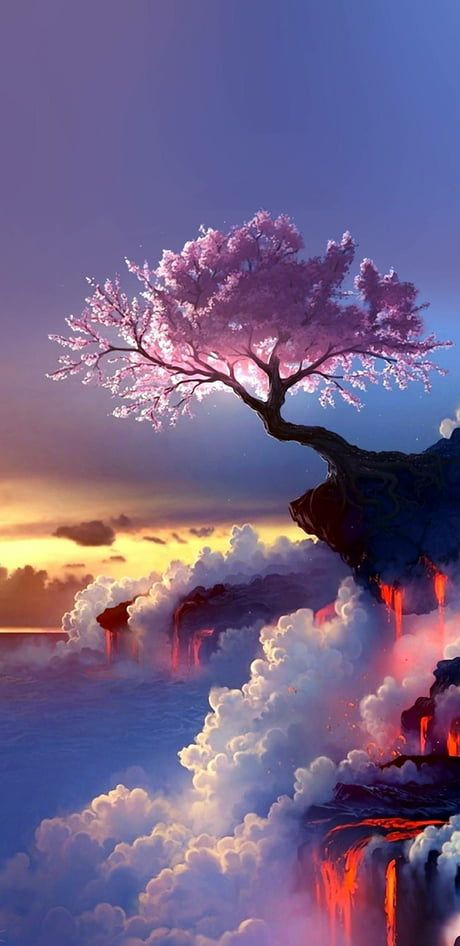
#> input picture autres_fresques/fresque1_cerisier/fresque.png, 460 x 946 px
$ python __test_autres_fresques.py
#> lines starting #> are read from the running program, lines starting #| are printed output that depends on the picture
### __create_fragments.py
import sys
import os
from math import asin, acos
import numpy as np
import array as arr
import random
from PIL import Image, ImageDraw
from matplotlib import pyplot as plt
import matplotlib.image as mpimg
from sklearn import linear_model, multioutput
from __ransac_functions import dimensions, pixel_set, progress_bar


def create_fragments(folder):
    print("Creating fragments from ", folder)
    fresque = open_file(folder + "fresque.png")
#> in open_file, img_fresque is the input picture: shape (946, 460, 4); mean R, G, B, A 113.7, 96.7, 134.3, 255
    fresque = fragment_file(fresque, 100)
    save_file(fresque, folder + "fresque_fragmentee.png")
    fresque = save_fragments(fresque, folder)
    save_file(fresque, folder + "fresque_videe.png")
    return


def save_fragments(F, folder):
    h,w = dimensions(F)
    done = False
    while(not(done)):
        x = 1
        y = 1
        while ( ((x < w) and (y < h)) and (not(F[y,x].any())) ):
            x = x + 1
            if (x >= w-1):
                x = 0
                y = y + 1
        start = [x,y]
        if (y == h):
            done = True
        else:
            save_single_fragment(F, start[0], start[1])
            done = True #DELETE THIS LINE LATER
    return F


def checkSinglePixel():
    return

def save_single_fragment(F, startx, starty):
    h,w = dimensions(F)
    nb_visited = 1
    idx_visited = 0
    saved = np.zeros((2))
    visit = np.zeros((2))

    visit[0] = startx
    visit[1] = starty
    saved[0] = startx
    saved[1] = starty

    done = False

    while(not(done)):
        done = True
        x = int(visit[idx_visited + 0])
        y = int(visit[idx_visited + 1])


        return

    """
    while(not(done)):
        ### Treat visit[idx]
        currentx = int(visit[idx + 0])
        currenty = int(visit[idx + 1])
        print("current pixel : ", [currentx, currenty], ", visit length : ", len(visit))
        pixel_set(F, currentx, currenty, 0,0,0)
        count = count + 1
        ### Check neighbours of visit[idx]
        for x in range(-1, 2, 1):
            for y in range(-1, 2, 1):
                newx = int(currentx+x)
                newy = int(currenty+y)

                if ((newx < w) & (newx >= 0)):
                    if ((newy < h) & (newy >= 0)):
                        isNew = True
                        for n in range(0, len(visit)-1, 2):
                            if ((int(visit[n+0] == newx)) & (int(visit[n+1] == newy))):
                                isNew = False
                        if (isNew):
                            tmp = F[newy, newx]
                            #print(tmp)
                            if ((tmp[0] != 0) or (tmp[1] != 0) or (tmp[2] != 0)):
                                #print("yes")
                                visit = np.append(visit, [newx, newy])
                                # [10 lines of commented-out code are left out]
        idx = idx + 2
        #print("done ? ", idx, "/", len(visit))
        if (len(visit) <= idx):
            done = True
    """
    print("Changed " + str(count) + " pixels")
    return


# Lines to cut in fragments
def fragment_file(F, fragment_size):
    h,w = dimensions(F)

    ##### Modify all (0,0,0) pixels to (1,1,1)
    clean_saturated_pixels(F)

    ##### Create array of intersections
    nb_x = int(w / fragment_size)+1
    nb_y = int(h / fragment_size)+1
    inter = create_intersections(nb_x, nb_y, fragment_size, w, h)

    ##### Draw lines between intersections
    for i in range(nb_x-1):
        for j in range(nb_y-1):
            progress_bar(((i*(nb_y-1))+j)/((nb_x-1)*(nb_y-1)), "Drawing lines to fragment", 0)
            ### Horizontal
            draw_line(F, inter[i,j,0], inter[i+1, j, 0], inter[i,j,1], inter[i+1, j, 1])
            ### Vertical
            draw_line(F, inter[i,j,0], inter[i, j+1, 0], inter[i,j,1], inter[i, j+1, 1])
    print("\nFragmentation finished.")
    return F

def clean_saturated_pixels(F):
    h,w = dimensions(F)
    count = 0
    for x in range(w):
        progress_bar(x/w, "Preparing image for fragmentation", 0)
        for y in range(h):
            if (not(F[y,x].any())):
                pixel_set(F, x, y, 1, 1, 1)
                count = count + 1
    print("\n(changed "+ str(count) +" pixels)")
    return

def create_intersections(nb_x, nb_y, size, w, h, var=0.5):
    inter = np.zeros((nb_x+1, nb_y+1, 2))
    for i in range(nb_x):
        for j in range(nb_y):
            x = int(min(i * size + (random.random()*var*size), w-1))
            y = int(min(j * size + (random.random()*var*size), h-1))
            if (i == 0):
                x = 0
            if (j == 0):
                y = 0
            if (i == nb_x-1):
                x = w-1
            if (j == nb_y-1):
                y = h-1
            inter[i, j] = [x, y]
    return inter

def draw_line(F, xs, xe, ys, ye):
    x = xs
    x2 = xe
    y = ys
    y2 = ye
    done = False
    while (not(done)):
        if ((x == x2) & (y == y2)):
            done = True
        if (abs(x2 - x) > abs(y2 - y)):
            if (x2 > x):
                x = x+1
            else:
                x = x-1
        else:
            if (y2 > y):
                y = y+1
            else:
                y = y-1
        pixel_set(F, int(x), int(y), 0, 0, 0)
    return

def open_file(name):
    img_fresque = np.asarray(Image.open(name))
    img_fresque2 = img_fresque[:,:,:3].copy()
    return img_fresque2

def save_file(fresque_array, name):
    img = Image.fromarray(np.uint8(fresque_array))
    img.save(name)
    return

### __ransac_functions.py
from math import asin, acos, cos, sin, pi, atan2
import numpy as np
import array as arr
from PIL import Image
from matplotlib import pyplot as plt
import matplotlib.image as mpimg
from sklearn import linear_model, metrics, multioutput
import cv2 as cv

"""
def homography(x1, x2, y1, y2):
    points1 = np.array([x1,y1]).T
    points2 = np.array([x2,y2]).T
    h, mask = cv.findHomography(points1,points2,cv.RANSAC)
    teta1 = acos(h[0,0])
    teta2 = asin(h[0,1])
    teta3 = asin(-h[1,0])
    teta4 = acos(h[1,1])
    print(teta1)
    print(teta2)
    print(teta3)
    print(teta4)
    print(h)
    return h
"""
# [303 lines left out: functions get_line_number, pair_filter, get_data_from_file, filter_matches, get_frag_name, execute_openCV_ransac and 7 more, not called in this run]


def dimensions(image):
    w = int(image[0].size / 3)
    h = int(image.size / (3 * w))
    return h,w


def progress_bar(percentage, text='', size=40):
    if(size == 0):
        print(' ' + text + ' -> [' + str(int(percentage*100)) + '%]', end='\r')
        return
    a = int(size*percentage)
    b = size - a
    print(' ' + text + ' ->  [' + a*('+') + b*('-') + ']' + 10*' ', end='\r')
    return


def pixel_set(image, x, y, r=1, g=1, b=1):
    h,w = dimensions(image)
    if ((x <= w) & (y <= h)):
        image[y,x,0] = r
        image[y,x,1] = g
        image[y,x,2] = b
        return True
    else:
        return False


"""

def filtre_sur_fresque(image, r, g, b):
    h,w = dimensions(image)
    for i in range(w):
        for j in range(h):
            ri = image[j, i, 0]
            gi = image[j, i, 1]
            bi = image[j, i, 2]
            image[j, i] = [ri+r, gi+g, bi+b]

def do_ransac_on_data(x1, x2):
    # Apply ransac algorithm
    ransac = linear_model.RANSACRegressor(None, 2, None, None, None, 100, np.inf, np.inf, np.inf, 0.99, 'absolute_loss')
    ransac.fit(x1, x2)
    # Predict data of estimated models
    x1_ransac = np.arange(x1.min(), x1.max())[:, np.newaxis]
    x2_ransac = ransac.predict(x1_ransac)
    return x1_ransac, x2_ransac, ransac

def print_ransac(x1, x2, x1_ransac, x2_ransac, ransac):
    # Create Masks
    inlier_mask = ransac.inlier_mask_
    outlier_mask = np.logical_not(inlier_mask)
    # Plot
    plt.scatter(x1[inlier_mask], x2[inlier_mask], color='green', marker='+', label='Inliers')
    plt.scatter(x1[outlier_mask], x2[outlier_mask], color='red', marker='x', label='Outliers')
    plt.plot(x1_ransac, x2_ransac, color='blue', linewidth=1, label='RANSAC regressor')
    plt.legend(loc='lower right')
    plt.xlabel("Input")
    plt.ylabel("Response")
"""

### __test_autres_fresques.py
import sys
import os
from math import asin, acos
import numpy as np
import array as arr
from PIL import Image
from matplotlib import pyplot as plt
import matplotlib.image as mpimg
from sklearn import linear_model, multioutput
from __create_fragments import create_fragments

root_dir = "autres_fresques/"
for folder in os.listdir(root_dir):
    path = root_dir + str(folder) + "/"
    print(path)
    create_fragments(path)
#> in fragment_file, `h,w = dimensions(F)`: h = 946; w = 460
#> in clean_saturated_pixels, `h,w = dimensions(F)`: h = 946; w = 460
#> after the loop in clean_saturated_pixels, `for x in range(w):`: count = 0
#> in fragment_file, `nb_x = int(w / fragment_size)+1`: nb_x = 5
#> in fragment_file, `nb_y = int(h / fragment_size)+1`: nb_y = 10
#> the loop in fragment_file, `for i in range(nb_x-1):` made 4 passes
#> after the loop in fragment_file, `for i in range(nb_x-1):`:
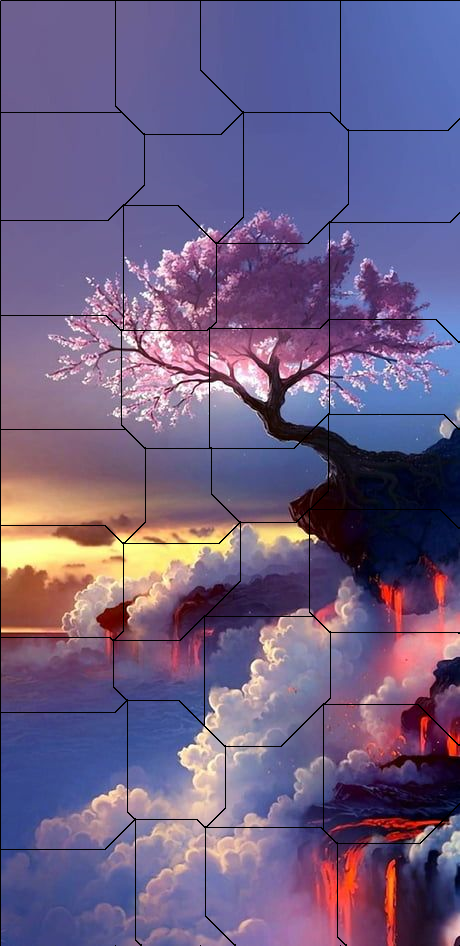
#> F: shape (946, 460, 3); mean R, G, B 111.4, 94.7, 131.6
    break
